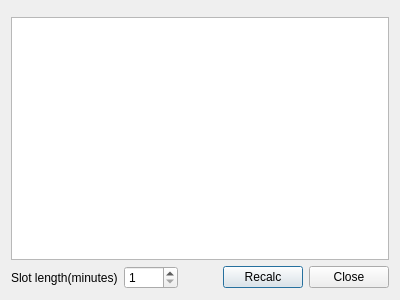
<?xml version="1.0" encoding="UTF-8"?>
<ui version="4.0">
 <class>StatisticsDiplay</class>
 <widget class="QDialog" name="StatisticsDiplay">
  <property name="geometry">
   <rect>
    <x>0</x>
    <y>0</y>
    <width>400</width>
    <height>300</height>
   </rect>
  </property>
  <property name="windowTitle">
   <string>Contest Statistice</string>
  </property>
  <layout class="QVBoxLayout" name="verticalLayout">
   <item>
    <widget class="QTabBar" name="tabBar" native="true"/>
   </item>
   <item>
    <widget class="QTableView" name="StatsTable"/>
   </item>
   <item>
    <layout class="QHBoxLayout" name="horizontalLayout">
     <item>
      <widget class="QLabel" name="label">
       <property name="text">
        <string>Slot length(minutes)</string>
       </property>
      </widget>
     </item>
     <item>
      <widget class="QSpinBox" name="MinutesSpinner">
       <property name="minimum">
        <number>1</number>
       </property>
       <property name="maximum">
        <number>1440</number>
       </property>
      </widget>
     </item>
     <item>
      <spacer name="horizontalSpacer">
       <property name="orientation">
        <enum>Qt::Horizontal</enum>
       </property>
       <property name="sizeHint" stdset="0">
        <size>
         <width>40</width>
         <height>20</height>
        </size>
       </property>
      </spacer>
     </item>
     <item>
      <widget class="QPushButton" name="RecalcButton">
       <property name="text">
        <string>Recalc</string>
       </property>
       <property name="default">
        <bool>true</bool>
       </property>
      </widget>
     </item>
     <item>
      <widget class="QPushButton" name="CloseButton">
       <property name="text">
        <string>Close</string>
       </property>
      </widget>
     </item>
    </layout>
   </item>
  </layout>
 </widget>
 <customwidgets>
  <customwidget>
   <class>QTabBar</class>
   <extends>QWidget</extends>
   <header location="global">QTabBar.h</header>
   <container>1</container>
  </customwidget>
 </customwidgets>
 <resources/>
 <connections/>
</ui>
